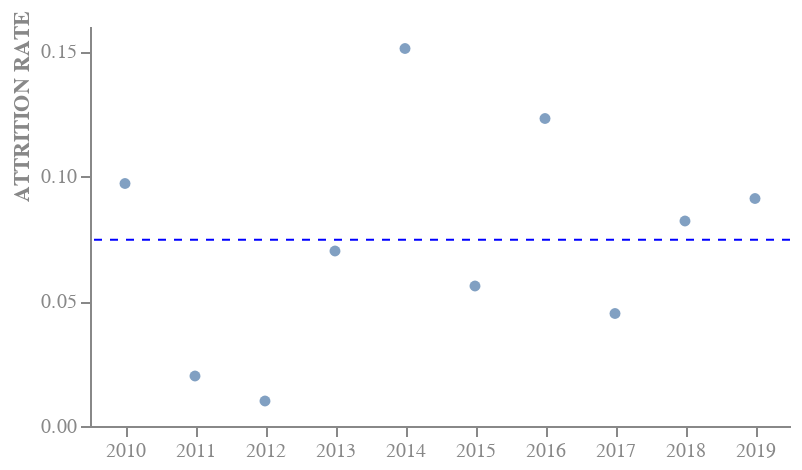

The notebook cell this image was saved under:
### Code cell
base = alt.Chart(table)

dots = base.mark_point(filled = True).encode(
    x = alt.X('Year:O',
              axis = alt.Axis(labelAngle = 0, labelColor = '#888888', titleColor = '#888888'),
              title = None), 
    y = alt.Y('Attrition Rate',
              axis = alt.Axis(grid = False, titleY = 40, labelColor = "#888888", titleColor = '#888888'), 
              title = "ATTRITION RATE"
              )
    )

rule = base.mark_rule(color = 'blue', strokeDash = [4,4]).encode(
    y= 'mean(Attrition Rate)'
)

final = dots + rule
final.properties(
    width = 350,
    height = 200
).configure_view(stroke = None)

### Figure 1 — Vega-Lite specification as saved in the notebook (floating-point values rounded to 4 significant figures)
{"config": {"view": {"continuousWidth": 300, "continuousHeight": 300, "stroke": null}}, "layer": [{"mark": {"type": "point", "filled": true}, "encoding": {"x": {"axis": {"labelAngle": 0, "labelColor": "#888888", "titleColor": "#888888"}, "field": "Year", "title": null, "type": "ordinal"}, "y": {"axis": {"grid": false, "labelColor": "#888888", "titleColor": "#888888", "titleY": 40}, "field": "Attrition Rate", "title": "ATTRITION RATE", "type": "quantitative"}}}, {"mark": {"type": "rule", "color": "blue", "strokeDash": [4, 4]}, "encoding": {"y": {"aggregate": "mean", "field": "Attrition Rate", "type": "quantitative"}}}], "data": {"name": "data-0a7ed12b3693b0f6b7061ff4e2683f48"}, "height": 200, "width": 350, "$schema": "https://vega.github.io/schema/vega-lite/v5.8.0.json", "datasets": {"data-0a7ed12b3693b0f6b7061ff4e2683f48": [{"Year": 2019, "Attrition Rate": 0.091}, {"Year": 2018, "Attrition Rate": 0.082}, {"Year": 2017, "Attrition Rate": 0.045}, {"Year": 2016, "Attrition Rate": 0.123}, {"Year": 2015, "Attrition Rate": 0.056}, {"Year": 2014, "Attrition Rate": 0.151}, {"Year": 2013, "Attrition Rate": 0.07}, {"Year": 2012, "Attrition Rate": 0.01}, {"Year": 2011, "Attrition Rate": 0.02}, {"Year": 2010, "Attrition Rate": 0.097}]}}
